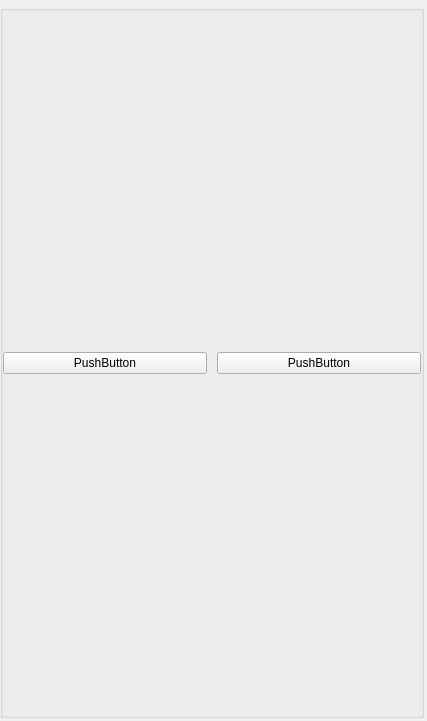
<?xml version="1.0" encoding="UTF-8"?>
<ui version="4.0">
 <class>GetImgViewRight</class>
 <widget class="QWidget" name="GetImgViewRight">
  <property name="geometry">
   <rect>
    <x>0</x>
    <y>0</y>
    <width>427</width>
    <height>721</height>
   </rect>
  </property>
  <property name="windowTitle">
   <string>Form</string>
  </property>
  <layout class="QHBoxLayout" name="horizontalLayout">
   <property name="spacing">
    <number>0</number>
   </property>
   <property name="leftMargin">
    <number>0</number>
   </property>
   <property name="topMargin">
    <number>5</number>
   </property>
   <property name="rightMargin">
    <number>3</number>
   </property>
   <property name="bottomMargin">
    <number>3</number>
   </property>
   <item>
    <widget class="QGroupBox" name="groupBox">
     <property name="title">
      <string/>
     </property>
     <layout class="QGridLayout" name="gridLayout_2">
      <property name="leftMargin">
       <number>0</number>
      </property>
      <property name="topMargin">
       <number>0</number>
      </property>
      <property name="rightMargin">
       <number>0</number>
      </property>
      <property name="bottomMargin">
       <number>0</number>
      </property>
      <property name="horizontalSpacing">
       <number>10</number>
      </property>
      <property name="verticalSpacing">
       <number>0</number>
      </property>
      <item row="1" column="0">
       <widget class="QPushButton" name="pushButton_2">
        <property name="text">
         <string>PushButton</string>
        </property>
       </widget>
      </item>
      <item row="1" column="1">
       <widget class="QPushButton" name="pushButton">
        <property name="text">
         <string>PushButton</string>
        </property>
       </widget>
      </item>
     </layout>
    </widget>
   </item>
  </layout>
 </widget>
 <resources/>
 <connections/>
</ui>
